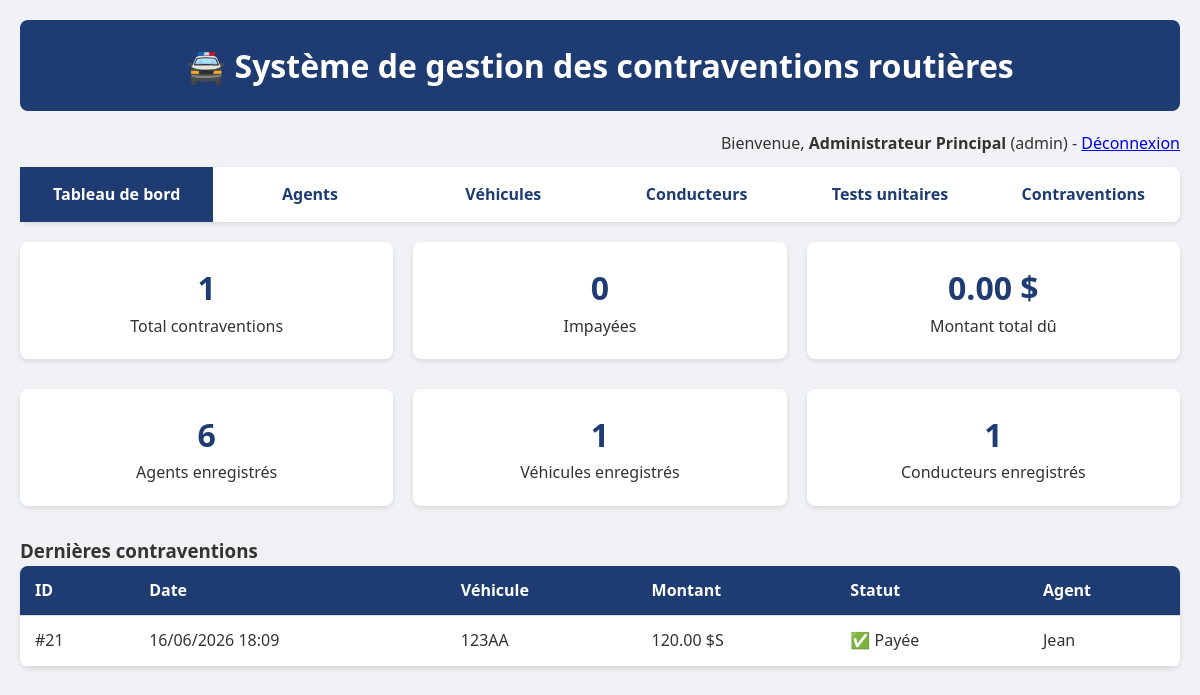
Screenshot of /index.php (signed in) with the database file from the repository.
### tables this page shows
CREATE TABLE `contraventions` (
  `id` int(11) NOT NULL,
  `date_emission` datetime DEFAULT NULL,
  `montant` decimal(10,2) DEFAULT NULL,
  `statut` varchar(20) DEFAULT 'impayee',
  `vehicule_id` int(11) DEFAULT NULL,
  `agent_id` int(11) DEFAULT NULL,
  `plaque` varchar(20) DEFAULT NULL,
  `marque` varchar(50) DEFAULT NULL,
  `proprietaire` varchar(100) DEFAULT NULL,
  `telephone` varchar(20) DEFAULT NULL,
  `adresse` varchar(255) DEFAULT NULL,
  `infraction_texte` text DEFAULT NULL
);

CREATE TABLE `vehicules` (
  `id` int(11) NOT NULL,
  `immatriculation` varchar(20) DEFAULT NULL,
  `marque` varchar(50) DEFAULT NULL,
  `conducteur_id` int(11) DEFAULT NULL
);

CREATE TABLE `agents` (
  `id` int(11) NOT NULL,
  `nom` varchar(100) DEFAULT NULL,
  `matricule` varchar(20) DEFAULT NULL
);

### pages/dashboard.php (the view)
<?php
$totalContraventions = $pdo->query("SELECT COUNT(*) FROM contraventions")->fetchColumn();
$impayees = $pdo->query("SELECT COUNT(*) FROM contraventions WHERE statut = 'impayee'")->fetchColumn();
$totalDu = $pdo->query("SELECT SUM(montant) FROM contraventions WHERE statut = 'impayee'")->fetchColumn() ?: 0;
$totalAgents = $pdo->query("SELECT COUNT(*) FROM agents")->fetchColumn();
$totalVehicules = $pdo->query("SELECT COUNT(*) FROM vehicules")->fetchColumn();
$totalConducteurs = $pdo->query("SELECT COUNT(*) FROM conducteurs")->fetchColumn();
$stmt = $pdo->query("SELECT c.*, a.nom as agent_nom, v.immatriculation
                     FROM contraventions c
                     LEFT JOIN agents a ON c.agent_id = a.id
                     LEFT JOIN vehicules v ON c.vehicule_id = v.id
                     ORDER BY c.id DESC LIMIT 5");
$recentes = $stmt->fetchAll();
?>
<div class="dashboard">
    <div class="card"><h3><?= $totalContraventions ?></h3><p>Total contraventions</p></div>
    <div class="card"><h3><?= $impayees ?></h3><p>Impayées</p></div>
    <div class="card"><h3><?= number_format($totalDu, 2) ?> $</h3><p>Montant total dû</p></div>
</div>
<div style="display: flex; gap: 20px; margin-bottom: 30px;">
    <div class="card" style="flex:1;"><h3><?= $totalAgents ?></h3><p>Agents enregistrés</p></div>
    <div class="card" style="flex:1;"><h3><?= $totalVehicules ?></h3><p>Véhicules enregistrés</p></div>
    <div class="card" style="flex:1;"><h3><?= $totalConducteurs ?></h3><p>Conducteurs enregistrés</p></div>
</div>
<h3>Dernières contraventions</h3>
<table>
    <thead>
        <tr><th>ID</th><th>Date</th><th>Véhicule</th><th>Montant</th><th>Statut</th><th>Agent</th></tr>
    </thead>
    <tbody>
    <?php if (empty($recentes)): ?>
        <tr><td colspan="6">Aucune contravention pour le moment.</td></tr>
    <?php else: ?>
        <?php foreach($recentes as $c): ?>
        <tr>
            <td>#<?= $c['id'] ?></td>
            <td><?= date('d/m/Y H:i', strtotime($c['date_emission'])) ?></td>
            <td><?= htmlspecialchars($c['immatriculation'] ?? '?') ?></td>
            <td><?= number_format($c['montant'], 2) ?> $S</td>
            <td><?= $c['statut'] == 'payee' ? '✅ Payée' : '❌ Impayée' ?></td>
            <td><?= htmlspecialchars($c['agent_nom'] ?? '?') ?></td>
        </tr>
        <?php endforeach; ?>
    <?php endif; ?>
    </tbody>
</table>

### style.css (style rules this page uses)
* { margin: 0; padding: 0; box-sizing: border-box; }
body { font-family: 'Segoe UI', Tahoma, Geneva, Verdana, sans-serif; background: #f0f2f5; color: #333; line-height: 1.6; }
.dashboard { display: flex; gap: 20px; margin-bottom: 30px; }
.card { background: white; border-radius: 8px; padding: 20px; flex: 1; text-align: center; box-shadow: 0 2px 5px rgba(0,0,0,0.1); }
.card h3 { font-size: 2em; color: #1e3c72; }
table { width: 100%; background: white; border-collapse: collapse; border-radius: 8px; overflow: hidden; box-shadow: 0 2px 5px rgba(0,0,0,0.1); }
th, td { padding: 12px 15px; text-align: left; border-bottom: 1px solid #ddd; }
th { background: #1e3c72; color: white; }

### rows the page displays
contraventions: id "21", date_emission "16/06/2026 18:09", vehicule.immatriculation "123AA", montant "120.00", statut "✅ Payée", agent.nom "Jean"

### other values shown
$_SESSION['user_nom'] "Administrateur Principal"
$_SESSION['user_role'] "admin"
$totalContraventions "1"
$impayees "0"
$totalDu "0.00"
$totalAgents "6"
$totalVehicules "1"
$totalConducteurs "1"
